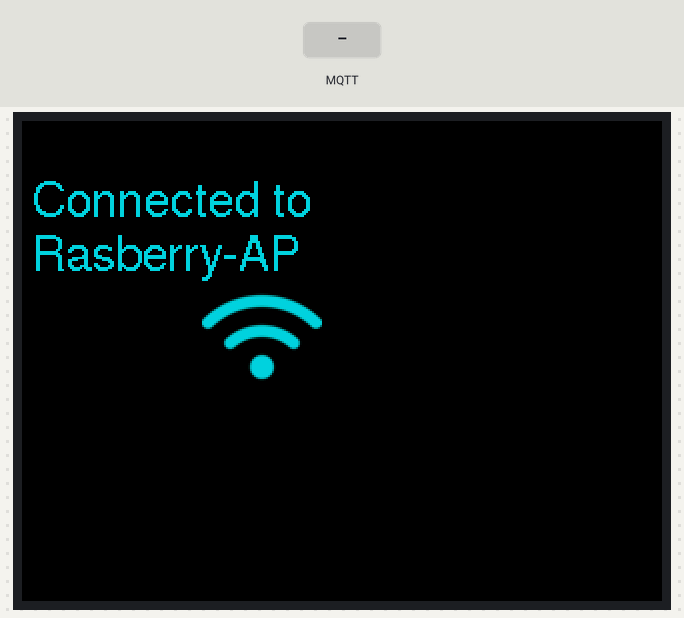
The sketch below on a simulated ESP32. Shown: 320×240 colour display. The test bench sets the inputs (shaded band). WiFi joins after 1.5 s; servers stay silent unless stated; no MQTT or app messages arrive unless stated; what the sketch prints to the serial monitor is not drawn.

Above: at 6.2 s.
At 13.5 s:
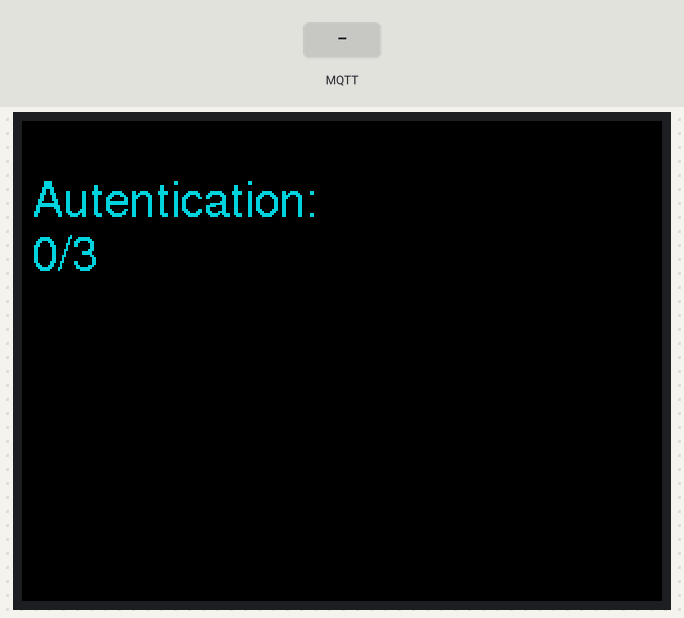
13.6 s: MQTT message "blocca" arrives on the first subscribed topic
At 14.7 s:
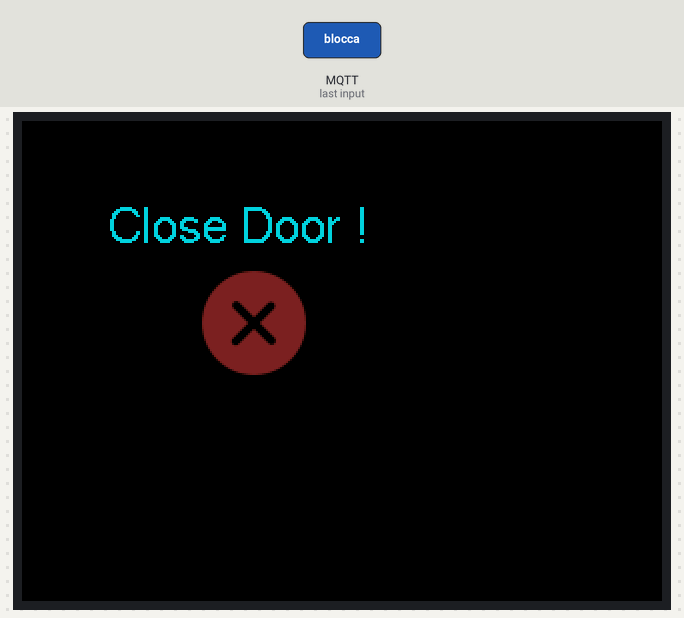
15.2 s: MQTT message "apri porta" arrives on the first subscribed topic
At 15.8 s:
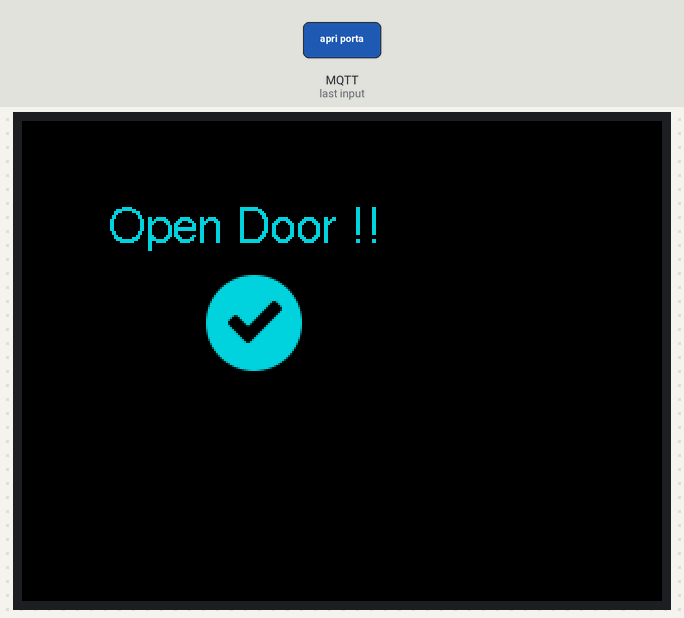
16.7 s: MQTT message "apri porta" arrives on the first subscribed topic
Timing chart, 0 to 19.7 s (numbered marks = the images above; inputs shaded):
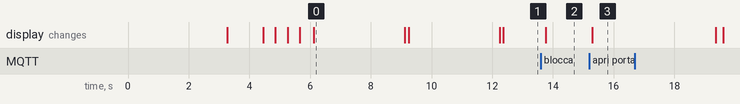

The sketch:

Esp32.ino
```cpp
#include <TFT_eSPI.h>
#include <Adafruit_Fingerprint.h>
#include <PubSubClient.h>
#include <WiFi.h>

#include "secrets.h"
#include "logo/logo.h"
#include "logo/success.h"
#include "logo/wifi.h"
#include "logo/error.h"


/****************************
 *     Global Variables     *
 ****************************/
TFT_eSPI tft = TFT_eSPI();

HardwareSerial mySerial(1); // Crea un oggetto Serial per UART1
Adafruit_Fingerprint finger = Adafruit_Fingerprint(&mySerial);
int steps_enroll = 1;
int attempts = 0;
bool closed = false;

WiFiClient espClient;
PubSubClient mqtt_client(espClient);


/********************************
 * functions fingerprint_module *
 ********************************/
void fingerprint_setup();
uint8_t fingerprint_match();


/*******************************
 * functions connection_module *
 *******************************/
void connectToWiFi();
void connectToMQTT();
void mqttCallback(char *topic, byte *payload, unsigned int length);
```

a_setup.ino
```cpp
void setup(){
  Serial.begin(115200);
  mySerial.begin(115200, SERIAL_8N1, 27, 26); // RX=27, TX=26

  tft.begin();
  tft.setRotation(1);
  tft.fillScreen(TFT_BLACK);
  tft.setSwapBytes(true);
  tft.setTextColor(tft.color565(3, 211, 216), TFT_BLACK);
  tft.setFreeFont(&FreeSans12pt7b);
  tft.pushImage(56, 18, 140, 99, logo);

  delay(3000);
  tft.fillScreen(TFT_BLACK);

  fingerprint_setup();
  connectToWiFi();

  mqtt_client.setServer(MQTT_BROKER, MQTT_PORT);
  mqtt_client.setCallback(mqttCallback);
  tft.fillScreen(TFT_BLACK);
  connectToMQTT();

  tft.fillScreen(TFT_BLACK);
}
```

b_loop.ino
```cpp
void loop(){

  if (WiFi.status() == WL_CONNECTED) {

    if (!mqtt_client.connected()) {
      connectToMQTT();
    }

    mqtt_client.loop();

    if(!closed) {
      tft.setCursor(5, 47);
      tft.print("Autentication:");
      tft.setCursor(5, 74);
      tft.print(attempts);
      tft.print("/3");

      int result = fingerprint_match();

      if (result > 0 && result != 100) {
        tft.fillScreen(TFT_BLACK);
        tft.setCursor(43, 60);
        tft.print("Autenticated !!");
        tft.pushImage(90, 75, 52, 52, success);

        mqtt_client.publish(MQTT_PUB_ESP8266, "autenticato_esp32");

        attempts = 0;
        delay(5000);
        tft.fillScreen(TFT_BLACK);
      }
      else if (result == 100) {
        tft.fillScreen(TFT_BLACK);
        attempts += 1;

        tft.setCursor(5, 47);
        tft.print("Invio dati:");
        tft.setCursor(5, 74);
        tft.print("attendi...");

        mqtt_client.publish(MQTT_PUB_ESP8266, "tentativo_di_accesso_esp32");
        delay(5000);
        tft.fillScreen(TFT_BLACK);
      }

      delay(100);

      if(attempts >= 3){
        tft.fillScreen(TFT_BLACK);
        tft.setCursor(43, 60);
        tft.print("VIOLATION !");
        tft.pushImage(90, 75, 52, 52, error);

        mqtt_client.publish(MQTT_PUB_ESP8266, "autenticazione_fallita_esp32");

        closed = true;
        attempts = 0;
        delay(3000);
        tft.fillScreen(TFT_BLACK);
      }
    }
    else {
      tft.setCursor(43, 60);
      tft.print("Close Door !");
      tft.pushImage(90, 75, 52, 52, error);

      attempts = 0;
    }
  }
  else {
    connectToWiFi();
  }
}
```

c_fingerprint.ino
```cpp
uint8_t getFingerprintID() {
  uint8_t p = finger.getImage();

  switch (p) {
    case FINGERPRINT_OK:
      break;

    case FINGERPRINT_NOFINGER:
      return 0;

    case FINGERPRINT_PACKETRECIEVEERR:
      return 0;

    case FINGERPRINT_IMAGEFAIL:
      return 0;

    default:
      return 0;
  }

  // OK success!
  p = finger.image2Tz();
  switch (p) {
    case FINGERPRINT_OK:
      break;

    case FINGERPRINT_IMAGEMESS:
      return 0;

    case FINGERPRINT_PACKETRECIEVEERR:
      return 0;

    case FINGERPRINT_FEATUREFAIL:
      return 0;

    case FINGERPRINT_INVALIDIMAGE:
      return 0;

    default:
      return 0;
  }

  // OK converted!
  p = finger.fingerSearch();
  if (p == FINGERPRINT_OK) {}

  else if (p == FINGERPRINT_PACKETRECIEVEERR)
    return 0;

  else if (p == FINGERPRINT_NOTFOUND)
    return 100;

  else
    return 0;

  return finger.fingerID;
}


void fingerprint_setup(){
  while (!Serial);
  delay(100);

  finger.begin(57600);
  delay(5);

  if (finger.verifyPassword()) {
    Serial.println("Found fingerprint sensor!");
  } else {
    tft.fillScreen(TFT_BLACK);
    tft.setCursor(5, 47);
    tft.print("Fingerprint don't");
    tft.setCursor(5, 80);
    tft.print("detect.");
    tft.setCursor(5, 122);
    tft.print("Turn off the power.");
    while (1) { delay(1); }
  }
}


uint8_t fingerprint_match(){
  finger.getTemplateCount();

  if (finger.templateCount == 0)
    return 0;

  return getFingerprintID();
}
```

d_connection.ino
```cpp
void connectToWiFi() {
  WiFi.mode(WIFI_STA);
  //WiFi.begin(ssid, password);
  WiFi.begin(ssid);

  // attempt to connect to Wifi network:
  unsigned long start_time_connection = millis();
  do {
    tft.setCursor(5, 47);
    tft.print("Connecting to");
    tft.setCursor(5, 74);
    tft.print(ssid);

    delay(400); tft.print(".");
    delay(400); tft.print(".");
    delay(400); tft.print(".");
    delay(400);
    tft.fillRect(0,25,235,110,TFT_BLACK);

    if((millis() - start_time_connection) > 15000){
      tft.setCursor(5, 47);
      tft.print("HotSpot not");
      tft.setCursor(5, 74);
      tft.print("found.");

      delay(3000);
      tft.fillRect(0,25,235,110,TFT_BLACK);
      return;
    }
  } while (WiFi.status() != WL_CONNECTED);

  tft.setCursor(5, 47);
  tft.fillRect(0,25,235,110,TFT_BLACK);
  tft.print("Connected to ");
  tft.setCursor(5, 74);
  tft.print(ssid);
  tft.pushImage(90, 84, 60, 48, wifi);
  delay(3000);
}


void connectToMQTT() {
  do {
    if (mqtt_client.connect(HOSTNAME)) {
    tft.setCursor(5, 47);
    tft.print("Connected to");
    tft.setCursor(5, 74);
    tft.print("MQTT broker.");
    delay(3000);
    tft.fillRect(0,25,235,110,TFT_BLACK);

    mqtt_client.subscribe(MQTT_SUB_ESP32);
    }
    else {
      tft.setCursor(5, 47);
      tft.print("Failed to connect");
      tft.setCursor(5, 74);
      tft.print("MQTT broker.");
      delay(4000);
      tft.fillRect(0,25,235,110,TFT_BLACK);
    }
  } while (!mqtt_client.connected());
}

void mqttCallback(char *topic, byte *payload, unsigned int length) {
  Serial.print("Message received on topic: ");
  Serial.print(topic);
  Serial.print("--> ");

  char message[length];

  for (int i = 0; i < length; i++) {
    message[i] = (char) payload[i];
  }
  message[length] = '\0';

  if(strcmp(topic, "esp32/topic") == 0){
    see_esp32_topic(message);
  }

  Serial.println(message);
}


void see_esp32_topic(char *message){
  // esp8266 --> esp32
  if(strcmp(message, "blocca") == 0){
    tft.fillScreen(TFT_BLACK);
    tft.setCursor(43, 60);
    tft.print("Close Door !");
    tft.pushImage(90, 75, 52, 52, error);

    attempts = 0;
    closed = true;
  }
  else if (strcmp(message, "apri porta") == 0) {
    tft.fillScreen(TFT_BLACK);
    tft.setCursor(43, 60);
    tft.print("Open Door !!");
    tft.pushImage(90, 75, 52, 52, success);

    attempts = 0;
    closed = false;
    delay(4000);
    tft.fillScreen(TFT_BLACK);
  }
}
```

secrets.h
```cpp
const char ssid[] = "Rasberry-AP";
//const char password[] = "Password123";

#define HOSTNAME "esp32"

IPAddress MQTT_BROKER(192, 168, 14, 240);
const int MQTT_PORT = 1883;

const char MQTT_SUB_ESP32[] = "esp32/topic";
const char MQTT_PUB_ESP8266[] = "esp8266/topic";
```

Source omitted: error.h (data table, 26369 bytes), logo.h (data table, 133950 bytes), success.h (data table, 26373 bytes), wifi.h (data table, 28061 bytes)

Measured:
- after the input at 13.6 s, the display: changes after 0.16 s (image 2)
- after the input at 15.2 s, the display: changes after 0.09 s (image 3)
- what the display in image 0 shows lasts 3.0 s, from 6.1 s to 9.1 s
